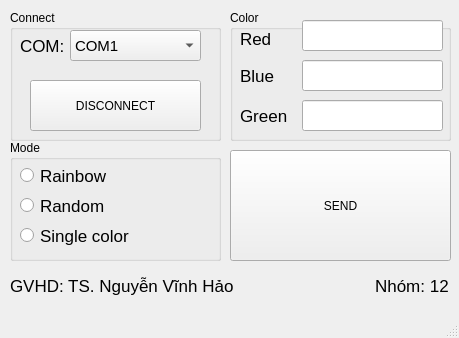
<?xml version="1.0" encoding="UTF-8"?>
<ui version="4.0">
 <class>MainWindow</class>
 <widget class="QMainWindow" name="MainWindow">
  <property name="geometry">
   <rect>
    <x>0</x>
    <y>0</y>
    <width>459</width>
    <height>338</height>
   </rect>
  </property>
  <property name="sizePolicy">
   <sizepolicy hsizetype="Fixed" vsizetype="Fixed">
    <horstretch>0</horstretch>
    <verstretch>0</verstretch>
   </sizepolicy>
  </property>
  <property name="windowTitle">
   <string>LED</string>
  </property>
  <property name="windowIcon">
   <iconset>
    <normaloff>logo.png</normaloff>logo.png</iconset>
  </property>
  <widget class="QWidget" name="centralwidget">
   <widget class="QGroupBox" name="groupBox_2">
    <property name="geometry">
     <rect>
      <x>10</x>
      <y>10</y>
      <width>211</width>
      <height>131</height>
     </rect>
    </property>
    <property name="title">
     <string>Connect</string>
    </property>
    <widget class="QComboBox" name="com_select">
     <property name="geometry">
      <rect>
       <x>60</x>
       <y>20</y>
       <width>131</width>
       <height>31</height>
      </rect>
     </property>
     <property name="font">
      <font>
       <pointsize>11</pointsize>
      </font>
     </property>
     <property name="layoutDirection">
      <enum>Qt::LeftToRight</enum>
     </property>
     <property name="currentText">
      <string>COM1</string>
     </property>
     <item>
      <property name="text">
       <string>COM1</string>
      </property>
     </item>
     <item>
      <property name="text">
       <string>COM2</string>
      </property>
     </item>
     <item>
      <property name="text">
       <string>COM3</string>
      </property>
     </item>
     <item>
      <property name="text">
       <string>COM4</string>
      </property>
     </item>
     <item>
      <property name="text">
       <string>COM5</string>
      </property>
     </item>
     <item>
      <property name="text">
       <string>COM6</string>
      </property>
     </item>
     <item>
      <property name="text">
       <string>COM7</string>
      </property>
     </item>
     <item>
      <property name="text">
       <string>COM8</string>
      </property>
     </item>
     <item>
      <property name="text">
       <string>COM9</string>
      </property>
     </item>
     <item>
      <property name="text">
       <string>COM10</string>
      </property>
     </item>
     <item>
      <property name="text">
       <string>COM11</string>
      </property>
     </item>
     <item>
      <property name="text">
       <string>COM12</string>
      </property>
     </item>
     <item>
      <property name="text">
       <string>COM13</string>
      </property>
     </item>
     <item>
      <property name="text">
       <string>COM14</string>
      </property>
     </item>
    </widget>
    <widget class="QPushButton" name="connect_button">
     <property name="geometry">
      <rect>
       <x>20</x>
       <y>70</y>
       <width>171</width>
       <height>51</height>
      </rect>
     </property>
     <property name="text">
      <string>DISCONNECT</string>
     </property>
    </widget>
    <widget class="QLabel" name="label">
     <property name="geometry">
      <rect>
       <x>10</x>
       <y>20</y>
       <width>51</width>
       <height>31</height>
      </rect>
     </property>
     <property name="font">
      <font>
       <pointsize>13</pointsize>
      </font>
     </property>
     <property name="text">
      <string>COM:</string>
     </property>
    </widget>
   </widget>
   <widget class="QGroupBox" name="groupBox_4">
    <property name="geometry">
     <rect>
      <x>230</x>
      <y>10</y>
      <width>221</width>
      <height>131</height>
     </rect>
    </property>
    <property name="title">
     <string>Color</string>
    </property>
    <widget class="QLabel" name="label_3">
     <property name="geometry">
      <rect>
       <x>10</x>
       <y>13</y>
       <width>61</width>
       <height>31</height>
      </rect>
     </property>
     <property name="sizePolicy">
      <sizepolicy hsizetype="Preferred" vsizetype="Preferred">
       <horstretch>0</horstretch>
       <verstretch>0</verstretch>
      </sizepolicy>
     </property>
     <property name="font">
      <font>
       <pointsize>13</pointsize>
      </font>
     </property>
     <property name="text">
      <string>Red</string>
     </property>
    </widget>
    <widget class="QLabel" name="label_4">
     <property name="geometry">
      <rect>
       <x>10</x>
       <y>50</y>
       <width>61</width>
       <height>31</height>
      </rect>
     </property>
     <property name="sizePolicy">
      <sizepolicy hsizetype="Preferred" vsizetype="Preferred">
       <horstretch>0</horstretch>
       <verstretch>0</verstretch>
      </sizepolicy>
     </property>
     <property name="font">
      <font>
       <pointsize>13</pointsize>
      </font>
     </property>
     <property name="text">
      <string>Blue</string>
     </property>
    </widget>
    <widget class="QLabel" name="label_5">
     <property name="geometry">
      <rect>
       <x>10</x>
       <y>90</y>
       <width>61</width>
       <height>31</height>
      </rect>
     </property>
     <property name="sizePolicy">
      <sizepolicy hsizetype="Preferred" vsizetype="Preferred">
       <horstretch>0</horstretch>
       <verstretch>0</verstretch>
      </sizepolicy>
     </property>
     <property name="font">
      <font>
       <pointsize>13</pointsize>
      </font>
     </property>
     <property name="text">
      <string>Green</string>
     </property>
    </widget>
    <widget class="QLineEdit" name="red_value">
     <property name="geometry">
      <rect>
       <x>72</x>
       <y>10</y>
       <width>141</width>
       <height>31</height>
      </rect>
     </property>
     <property name="font">
      <font>
       <pointsize>10</pointsize>
      </font>
     </property>
    </widget>
    <widget class="QLineEdit" name="green_value">
     <property name="geometry">
      <rect>
       <x>72</x>
       <y>90</y>
       <width>141</width>
       <height>31</height>
      </rect>
     </property>
     <property name="font">
      <font>
       <pointsize>10</pointsize>
      </font>
     </property>
    </widget>
    <widget class="QLineEdit" name="blue_value">
     <property name="geometry">
      <rect>
       <x>72</x>
       <y>50</y>
       <width>141</width>
       <height>31</height>
      </rect>
     </property>
     <property name="font">
      <font>
       <pointsize>10</pointsize>
      </font>
     </property>
    </widget>
   </widget>
   <widget class="QPushButton" name="send_button">
    <property name="geometry">
     <rect>
      <x>230</x>
      <y>150</y>
      <width>221</width>
      <height>111</height>
     </rect>
    </property>
    <property name="text">
     <string>SEND</string>
    </property>
   </widget>
   <widget class="QGroupBox" name="groupBox">
    <property name="geometry">
     <rect>
      <x>10</x>
      <y>140</y>
      <width>211</width>
      <height>121</height>
     </rect>
    </property>
    <property name="title">
     <string>Mode</string>
    </property>
    <widget class="QRadioButton" name="rainbow_select">
     <property name="geometry">
      <rect>
       <x>10</x>
       <y>20</y>
       <width>101</width>
       <height>31</height>
      </rect>
     </property>
     <property name="font">
      <font>
       <pointsize>13</pointsize>
      </font>
     </property>
     <property name="text">
      <string>Rainbow</string>
     </property>
     <property name="checkable">
      <bool>true</bool>
     </property>
     <property name="checked">
      <bool>false</bool>
     </property>
    </widget>
    <widget class="QRadioButton" name="single_select">
     <property name="geometry">
      <rect>
       <x>10</x>
       <y>80</y>
       <width>131</width>
       <height>31</height>
      </rect>
     </property>
     <property name="font">
      <font>
       <pointsize>13</pointsize>
      </font>
     </property>
     <property name="text">
      <string>Single color</string>
     </property>
    </widget>
    <widget class="QRadioButton" name="random_select">
     <property name="geometry">
      <rect>
       <x>10</x>
       <y>50</y>
       <width>101</width>
       <height>31</height>
      </rect>
     </property>
     <property name="font">
      <font>
       <pointsize>13</pointsize>
      </font>
     </property>
     <property name="text">
      <string>Random</string>
     </property>
    </widget>
   </widget>
   <widget class="QLabel" name="label_2">
    <property name="geometry">
     <rect>
      <x>10</x>
      <y>270</y>
      <width>441</width>
      <height>31</height>
     </rect>
    </property>
    <property name="font">
     <font>
      <pointsize>13</pointsize>
     </font>
    </property>
    <property name="text">
     <string>GVHD: TS. Nguyễn Vĩnh Hảo                              Nhóm: 12</string>
    </property>
   </widget>
  </widget>
  <widget class="QMenuBar" name="menubar">
   <property name="geometry">
    <rect>
     <x>0</x>
     <y>0</y>
     <width>459</width>
     <height>20</height>
    </rect>
   </property>
  </widget>
  <widget class="QStatusBar" name="statusBar"/>
 </widget>
 <resources/>
 <connections/>
</ui>
